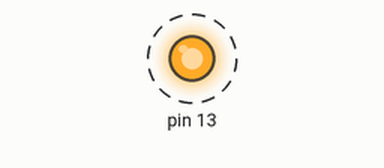
This sketch was run on a simulated Arduino Uno, built with avr-gcc and run on an emulated ATmega328P. Shown: output pins drawn as LEDs (lit = HIGH). Dashed ring = blinking. What the sketch prints to the serial monitor is not drawn.

Above: at 0.2 s.
Timing chart, 0 to 3.0 s (numbered marks = the images above):
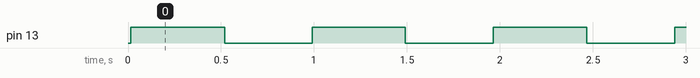

The sketch:

ex02.ino
```cpp
#include <Arduino_FreeRTOS.h>
#include <semphr.h>

void taskBaixaPrioridade(void *pvParameters);
void taskMediaPrioridade(void *pvParameters);
void taskAltaPrioridade(void *pvParameters);

SemaphoreHandle_t xSemaphore = NULL;
void setup() {

  Serial.begin(9600);
  pinMode(13, OUTPUT);

  xSemaphore = xSemaphoreCreateBinary();
  xTaskCreate(taskBaixaPrioridade, "taskBaixaPrioridade", 128, NULL, 1, NULL);
  xTaskCreate(taskMediaPrioridade, "taskMediaPrioridade", 128, NULL, 3, NULL);
  xTaskCreate(taskAltaPrioridade, "taskAltaPrioridade", 128, NULL, 5, NULL);

}

void taskBaixaPrioridade(void *pvParameters){

  unsigned long timeStop;

  for(;;){
    Serial.println("TASK 1 BAIXA PRIORIDADE - PEGANDO SEMAFORO");
    if(xSemaphoreTake(xSemaphore, portMAX_DELAY)){
      timeStop = millis() + 500;
      while (millis() < timeStop);
      digitalWrite(13, LOW);
      Serial.println("TASK 1 BAIXA PRIORIDADE - APAGANDO LED");
    } else {
      Serial.println("Semaforo Ocupado");
    }
  }

}

void taskMediaPrioridade(void *pvParameters){

  unsigned long timeStop;
  unsigned long lastPrint=0;

  for(;;){
    TickType_t xLastWakeTime = xTaskGetTickCount();
    timeStop = millis() + 200;
    while (millis() < timeStop);
    Serial.println("TASK 2 MÉDIA PRIORIDADE");
    Serial.print("Ultima impressão em ");
    Serial.println(millis() - lastPrint);
    lastPrint = millis();
    xTaskDelayUntil(&xLastWakeTime, pdMS_TO_TICKS(2000));
  }

}

void taskAltaPrioridade(void *pvParameters){

  for(;;){
    TickType_t xLastWakeTime = xTaskGetTickCount();
    digitalWrite(13, HIGH);
    Serial.println("TASK 3 ALTA PRIORIDADE - ACENDENDO LED");
    xSemaphoreGive(xSemaphore);
    xTaskDelayUntil(&xLastWakeTime, pdMS_TO_TICKS(1000));
  }

}

void loop() {

}
```

Measured:
- by itself, pin 13: alternates HIGH for 0.50 s and LOW for 0.47 s
